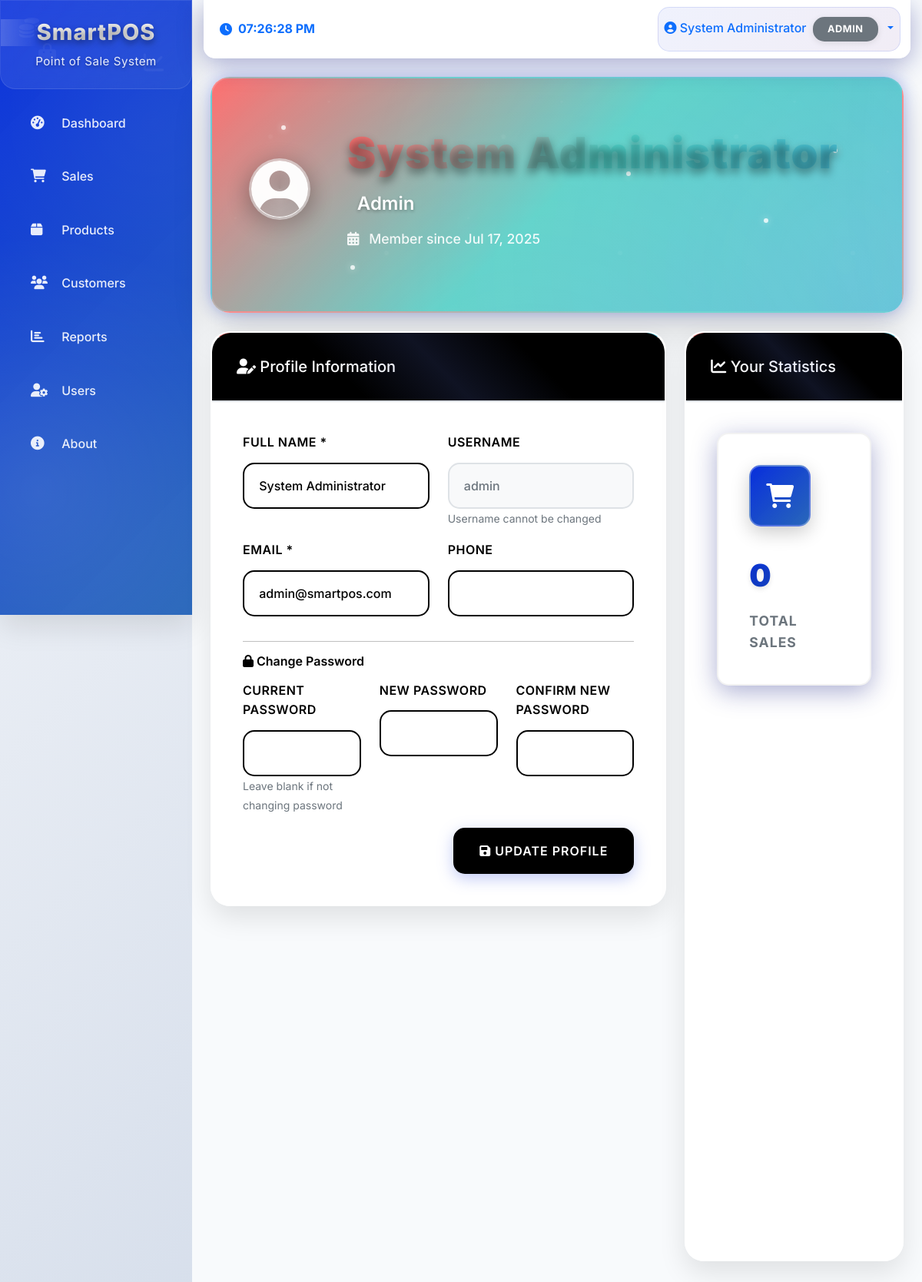
Screenshot of /index.php?page=profile (signed in) with the database file from the repository.
### tables this page shows
CREATE TABLE IF NOT EXISTS users (
    id INT AUTO_INCREMENT PRIMARY KEY,
    username VARCHAR(50) UNIQUE NOT NULL,
    password VARCHAR(255) NOT NULL,
    full_name VARCHAR(100) NOT NULL,
    email VARCHAR(100),
    phone VARCHAR(20),
    role ENUM('admin', 'cashier') DEFAULT 'cashier',
    created_at TIMESTAMP DEFAULT CURRENT_TIMESTAMP,
    updated_at TIMESTAMP DEFAULT CURRENT_TIMESTAMP ON UPDATE CURRENT_TIMESTAMP,
    last_hourly_credit DATETIME DEFAULT NULL
);

### includes/functions.php (called while the page is built, shortened)
<?php
function getUser($conn, $id) {
    $sql = "SELECT id, username, full_name, email, phone, role, created_at FROM users WHERE id = ?";
    $stmt = $conn->prepare($sql);
    $stmt->bind_param("i", $id);
    $stmt->execute();
    return $stmt->get_result()->fetch_assoc();
}
function getUserStats($conn, $user_id) {
    $sql = "SELECT
        COUNT(DISTINCT s.id) as total_sales,
        SUM(s.final_amount) as total_revenue,
        COUNT(DISTINCT DATE(s.created_at)) as active_days,
        MAX(s.created_at) as last_activity
    FROM sales s
    WHERE s.user_id = ?";
    $stmt = $conn->prepare($sql);
    $stmt->bind_param("i", $user_id);
    $stmt->execute();
    return $stmt->get_result()->fetch_assoc();
}
?>

### pages/profile.php (the view, shortened to what this page needs)
<?php
$user_id = $_SESSION['user_id'];
$user = getUser($conn, $user_id);
$stats = getUserStats($conn, $user_id);
?>
<div class="profile-header mb-4 animate-fade-in">
    <div class="profile-header-content">
        <div class="profile-avatar">
            <i class="fas fa-user-circle"></i>
        </div>
        <div class="profile-info">
            <h1 class="profile-name gradient-text"><?php echo htmlspecialchars($user['full_name']); ?></h1>
            <p class="profile-role">
                <?php echo ucfirst($user['role']); ?>
            </p>
            <p class="profile-member-since">
                <i class="fas fa-calendar-alt"></i>
                Member since <?php echo date('M d, Y', strtotime($user['created_at'])); ?>
            </p>
        </div>
    </div>
    <div class="floating-particles">
        <div class="particle"></div>
        <div class="particle"></div>
        <div class="particle"></div>
        <div class="particle"></div>
        <div class="particle"></div>
    </div>
</div>
<div class="row">
    <div class="col-lg-8 mb-4 animate-fade-in" style="animation-delay: 0.1s;">
        <div class="card profile-card">
            <div class="card-header" style="background: #000; color: #fff;">
                <h5 class="mb-0" style="color: #fff;"><i class="fas fa-user-edit"></i> Profile Information</h5>
            </div>
            <div class="card-body" style="background: #fff; color: #000;">
                <form method="POST">
                    <div class="row">
                        <div class="col-md-6">
                            <div class="mb-3">
                                <label class="form-label" style="color: #000; font-weight: 600;">Full Name *</label>
                                <input type="text" class="form-control" name="full_name"
                                       value="<?php echo htmlspecialchars($user['full_name']); ?>" required
                                       style="color: #000; background-color: #fff; border: 2px solid #000;">
                            </div>
                        </div>
                        <div class="col-md-6">
                            <div class="mb-3">
                                <label class="form-label" style="color: #000; font-weight: 600;">Username</label>
                                <input type="text" class="form-control" value="<?php echo htmlspecialchars($user['username']); ?>"
                                       readonly style="background-color: #f8f9fa; color: #000; border: 2px solid #000;">
                                <small class="text-muted" style="color: #666;">Username cannot be changed</small>
                            </div>
                        </div>
                    </div>
                    <div class="row">
                        <div class="col-md-6">
                            <div class="mb-3">
                                <label class="form-label" style="color: #000; font-weight: 600;">Email *</label>
                                <input type="email" class="form-control" name="email"
                                       value="<?php echo htmlspecialchars($user['email'] ?? ''); ?>" required
                                       style="color: #000; background-color: #fff; border: 2px solid #000;">
                            </div>
                        </div>
                        <div class="col-md-6">
                            <div class="mb-3">
                                <label class="form-label" style="color: #000; font-weight: 600;">Phone</label>
                                <input type="tel" class="form-control" name="phone"
                                       value="<?php echo htmlspecialchars($user['phone'] ?? ''); ?>"
                                       style="color: #000; background-color: #fff; border: 2px solid #000;">
                            </div>
                        </div>
                    </div>
                    <hr>
                    <h6 class="mb-3" style="color: #000; font-weight: 600;"><i class="fas fa-lock"></i> Change Password</h6>
                    <div class="row">
                        <div class="col-md-4">
                            <div class="mb-3">
                                <label class="form-label" style="color: #000; font-weight: 600;">Current Password</label>
                                <input type="password" class="form-control" name="current_password"
                                       style="color: #000; background-color: #fff; border: 2px solid #000;">
                                <small class="text-muted" style="color: #666;">Leave blank if not changing password</small>
                            </div>
                        </div>
                        <div class="col-md-4">
                            <div class="mb-3">
                                <label class="form-label" style="color: #000; font-weight: 600;">New Password</label>
                                <input type="password" class="form-control" name="new_password"
                                       style="color: #000; background-color: #fff; border: 2px solid #000;">
                            </div>
                        </div>
                        <div class="col-md-4">
                            <div class="mb-3">
                                <label class="form-label" style="color: #000; font-weight: 600;">Confirm New Password</label>
                                <input type="password" class="form-control" name="confirm_password"
                                       style="color: #000; background-color: #fff; border: 2px solid #000;">
                            </div>
                        </div>
                    </div>
                    <div class="text-end">
                        <button type="submit" class="btn btn-primary" style="background: #000; border: 2px solid #000; color: #fff; font-weight: 600;">
                            <i class="fas fa-save"></i> Update Profile
                        </button>
                    </div>
                </form>
            </div>
        </div>
    </div>
    <div class="col-lg-4 mb-4 animate-fade-in" style="animation-delay: 0.2s;">
        <div class="card profile-card">
            <div class="card-header" style="background: #000; color: #fff;">
                <h5 class="mb-0" style="color: #fff;"><i class="fas fa-chart-line"></i> Your Statistics</h5>
            </div>
            <div class="card-body">
                <div class="stats-card mb-3 shimmer">
                    <div class="stats-icon" style="background: var(--primary-gradient);">
                        <i class="fas fa-shopping-cart"></i>
                    </div>
                    <div class="stats-number"><?php echo $stats['total_sales'] ?? 0; ?></div>
                    <div class="stats-label">Total Sales</div>
                </div>
            </div>
        </div>
    </div>
</div>

### rows the page displays
users: full_name "System Administrator", role "Admin", created_at "Jul 17, 2025", username "admin", email "admin@smartpos.com"

### other values shown
$_SESSION['full_name'] "System Administrator"
$_SESSION['user_role'] "ADMIN"
$stats['total_sales'] "0"
